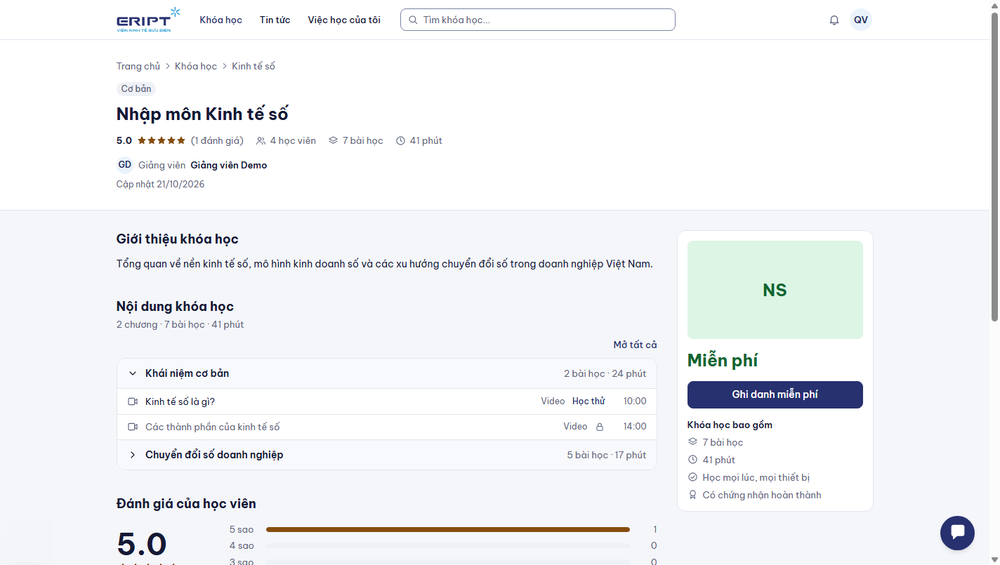
#> input picture docs/huong-dan/img/chung-chi-tiet-khoa-hoc.png, 1000 x 565 px, shrunk from 1424 x 805 before the run; its folder holds only this picture in this run
$ python clean-images.py
#> lines starting #> are read from the running program, lines starting #| are printed output that depends on the picture; after the words box and inside, x2 and y2 are one past the last pixel; in counts of white or black regions, pixels touching at a corner belong together
"""Tidy the guide screenshots in place: paint over the Next.js dev badge (round "N" button, bottom-left) with the page
background and trim the empty band under the content. Safe to run again.

    PTIT_ERIPT_AI/.venv/Scripts/python PTIT_ERIPT_API/docs/huong-dan/clean-images.py
"""
import sys
from pathlib import Path

from PIL import Image, ImageChops

IMG = Path(__file__).resolve().parent / "img"
PAD = 28  # keep a little breathing room under the last content row


def clean(path: Path) -> bool:
    im = Image.open(path).convert("RGB")
#> im is the input picture: PIL image 1000x565 RGB; mean R, G, B 242.1, 243.8, 246
    w, h = im.size
#> w = 1000; h = 565
    # the dev badge sits ~20px from the left edge and ~20px from the bottom of the viewport
    bg_side = im.getpixel((6, max(0, h - 8)))
#> bg_side = (243, 245, 249)
    x0, y0, x1, y1 = 8, h - 66, 76, h - 4
#> x0 = 8; y0 = 499; x1 = 76; y1 = 561
    if y0 > 0:
        im.paste(bg_side, (x0, y0, x1, y1))
    # main page background: sample the bottom-right corner, which is always empty page
    bg = im.getpixel((w - 4, h - 4))
#> bg = (249, 249, 249)
    diff = ImageChops.difference(im, Image.new("RGB", im.size, bg)).convert("L").point(lambda v: 255 if v > 12 else 0)
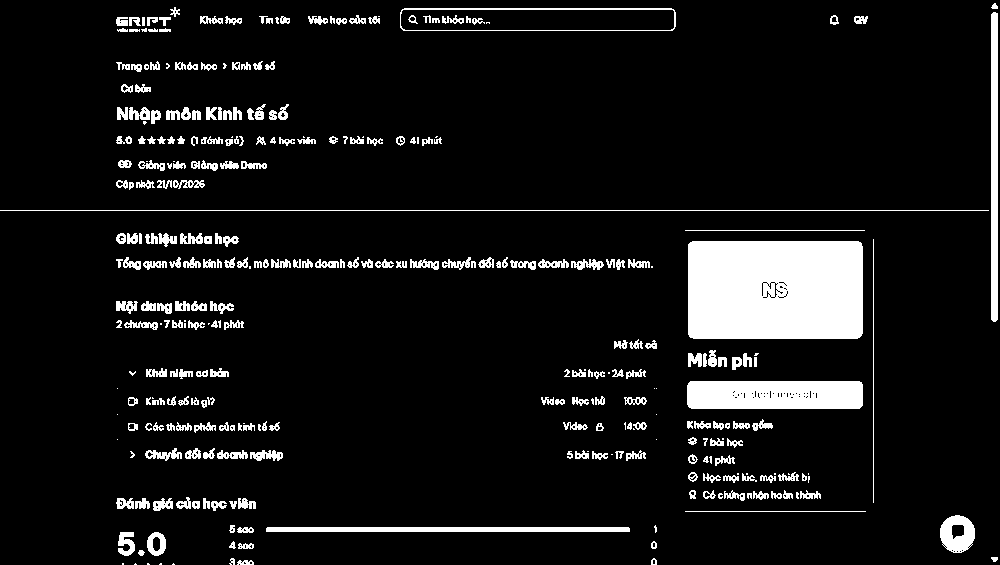
#> diff: PIL image 1000x565 L; 8.6% white; 324 white regions (56 under 20 px), largest, box (x1, y1, x2, y2) and area: (688, 241, 863, 339) 17010, (687, 381, 863, 409) 4825, (991, 12, 998, 322) 2159
    # ignore the sidebar column (it is a different colour all the way down): look at the content area only
    content = diff.crop((230, 0, w, h))
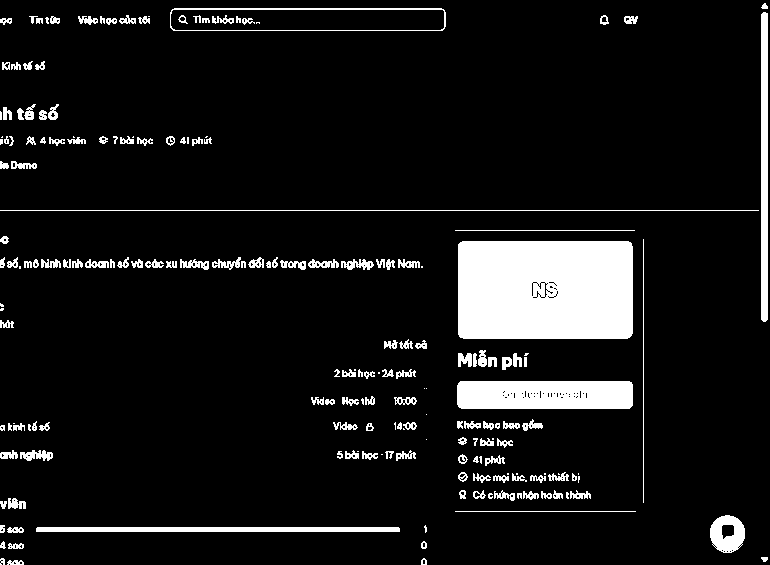
#> content: PIL image 770x565 L; 9% white; 195 white regions (38 under 20 px), largest, box (x1, y1, x2, y2) and area: (458, 241, 633, 339) 17010, (457, 381, 633, 409) 4825, (761, 12, 768, 322) 2159
    box = content.getbbox()
#> box = (0, 3, 768, 565)
    if not box:
        return False
    bottom = min(h, box[3] + PAD)
#> bottom = 565
    if bottom >= h - 4:
        im.save(path)
        return False
    im.crop((0, 0, w, bottom)).save(path)
    return True


if __name__ == "__main__":
    sys.stdout.reconfigure(encoding="utf-8")
    n = 0
    for p in sorted(IMG.glob("*.png")):
        if clean(p):
            n += 1
    print(f"{n} ảnh đã cắt bớt phần trắng thừa")

$ run again, on docs/huong-dan/img/chung-quen-mat-khau.png
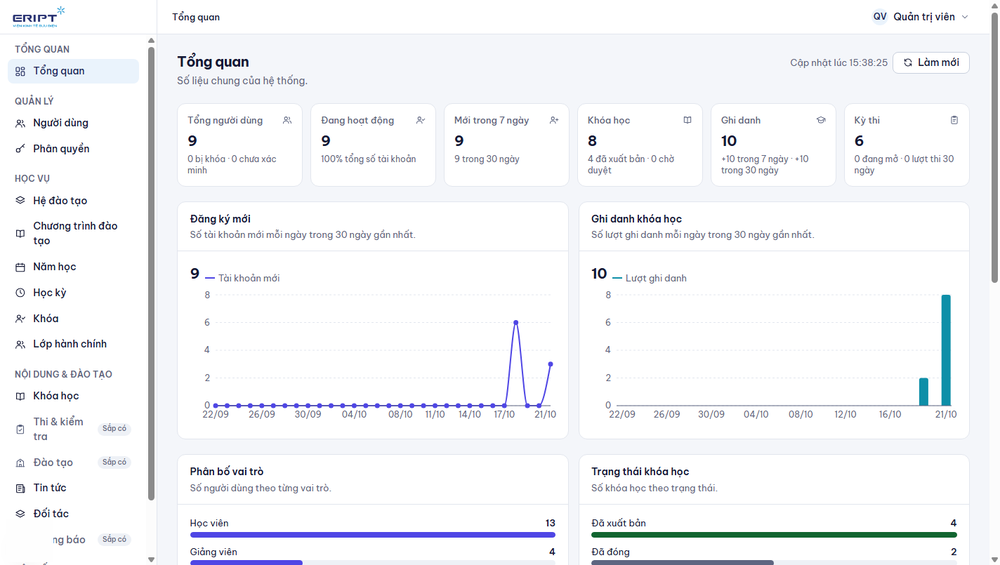
#> input picture docs/huong-dan/img/chung-quen-mat-khau.png, 1000 x 565 px, shrunk from 1424 x 805 before the run
#> in clean, im is the input picture: PIL image 1000x565 RGB; mean R, G, B 244.4, 245.6, 248
#> bg_side = (254, 254, 254)
#> bg = (249, 249, 249)
#> in clean, `diff = ImageChops.difference(im, Image.new("RGB", im.size, bg)).conver..`:
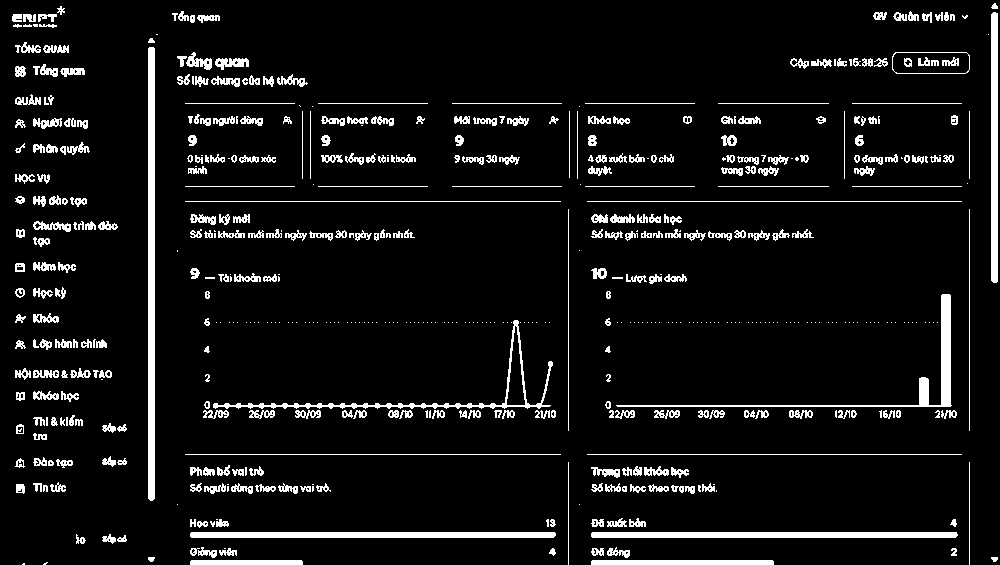
#> diff: PIL image 1000x565 L; 7.4% white; 550 white regions (198 under 20 px), largest, box (x1, y1, x2, y2) and area: (148, 47, 155, 501) 3170, (591, 532, 958, 538) 2195, (190, 532, 556, 538) 2190
#> in clean, `content = diff.crop((230, 0, w, h))`:
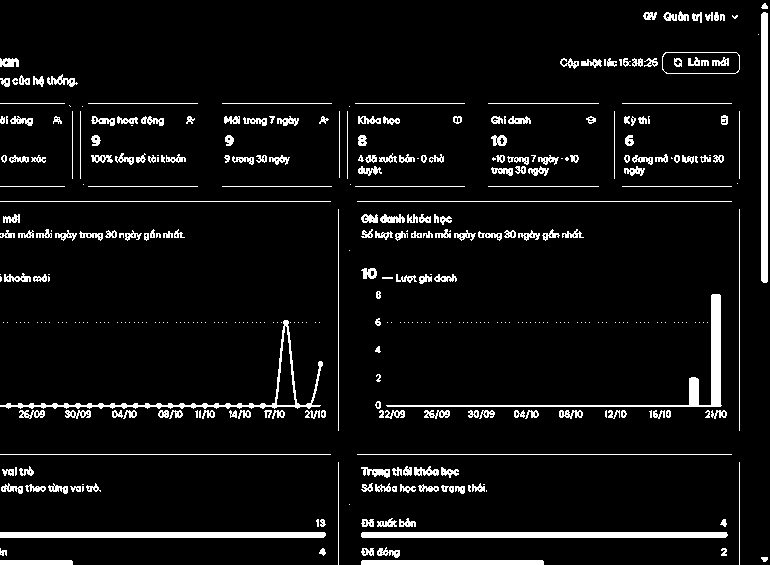
#> content: PIL image 770x565 L; 6.5% white; 394 white regions (174 under 20 px), largest, box (x1, y1, x2, y2) and area: (361, 532, 728, 538) 2195, (386, 294, 722, 407) 2052, (0, 532, 326, 538) 1952
#> box = (0, 3, 768, 565)
#> bottom = 565

$ run again, on docs/huong-dan/img/chung-tin-tuc.png
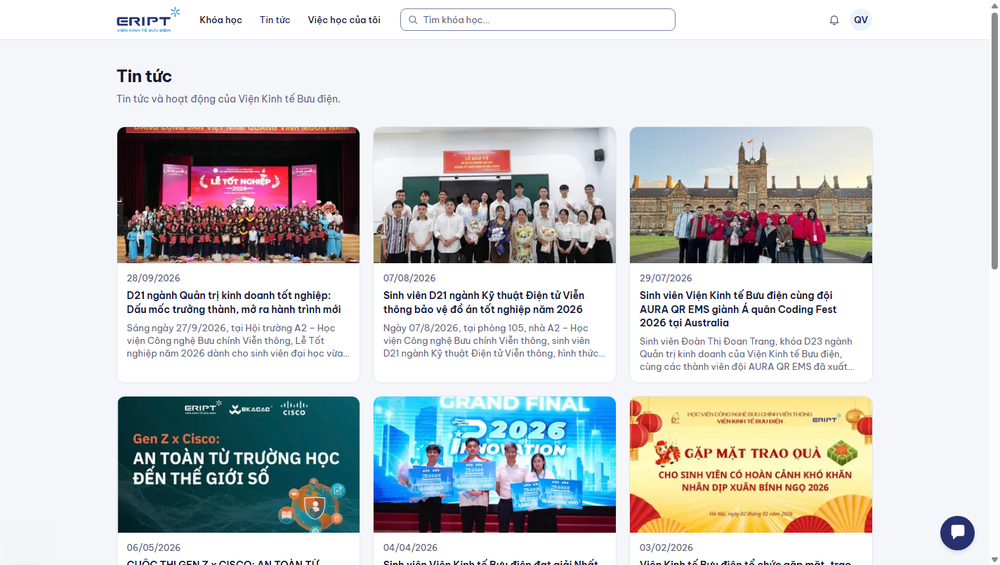
#> input picture docs/huong-dan/img/chung-tin-tuc.png, 1000 x 565 px, shrunk from 1424 x 805 before the run
#> in clean, im is the input picture: PIL image 1000x565 RGB; mean R, G, B 202.4, 204.5, 205.1
#> bg_side = (243, 245, 249)
#> bg = (249, 249, 249)
#> in clean, `diff = ImageChops.difference(im, Image.new("RGB", im.size, bg)).conver..`:
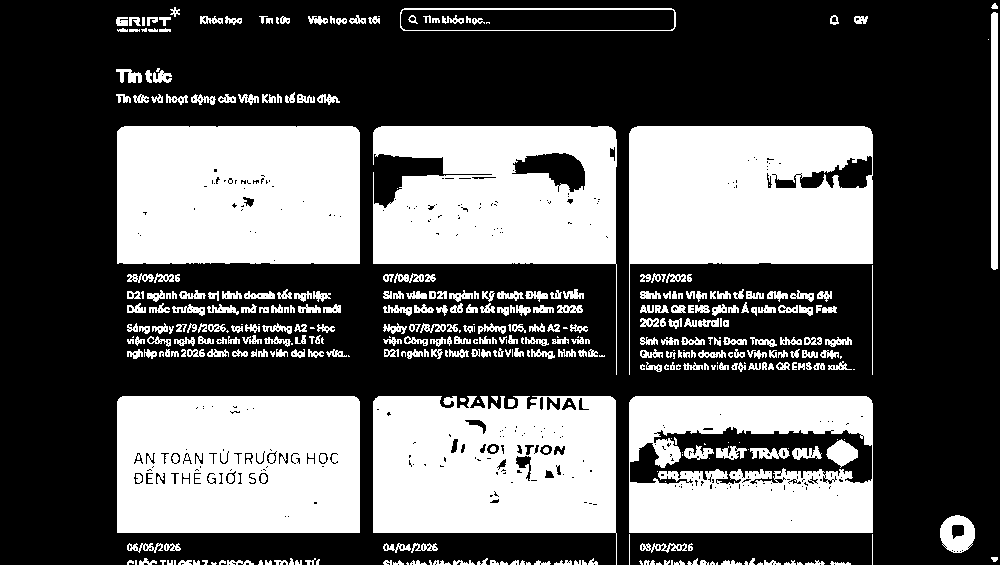
#> diff: PIL image 1000x565 L; 37.1% white; 402 white regions (84 under 20 px), largest, box (x1, y1, x2, y2) and area: (117, 126, 360, 264) 33209, (117, 396, 360, 533) 32254, (629, 126, 873, 375) 32233
#> in clean, `content = diff.crop((230, 0, w, h))`:
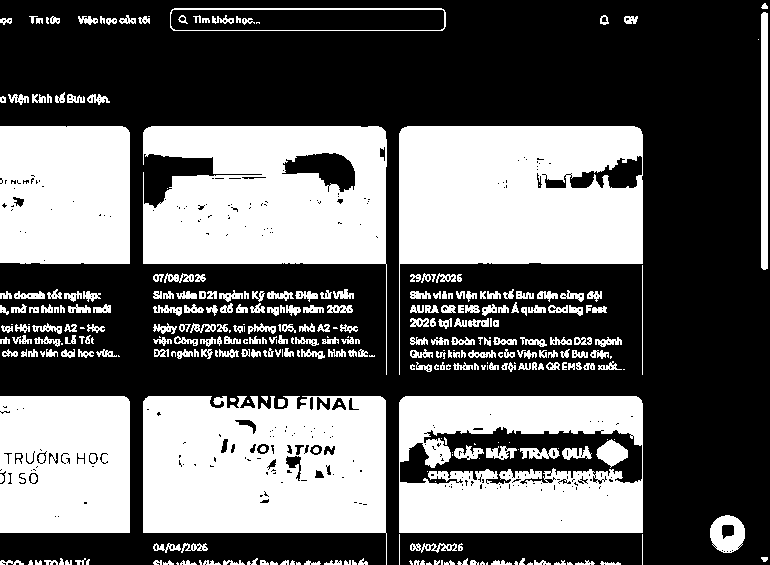
#> content: PIL image 770x565 L; 40.1% white; 332 white regions (75 under 20 px), largest, box (x1, y1, x2, y2) and area: (399, 126, 643, 375) 32233, (143, 396, 387, 565) 31307, (143, 126, 387, 375) 29713
#> box = (0, 3, 768, 565)
#> bottom = 565

$ run again, on docs/huong-dan/img/chung-trang-chu.png
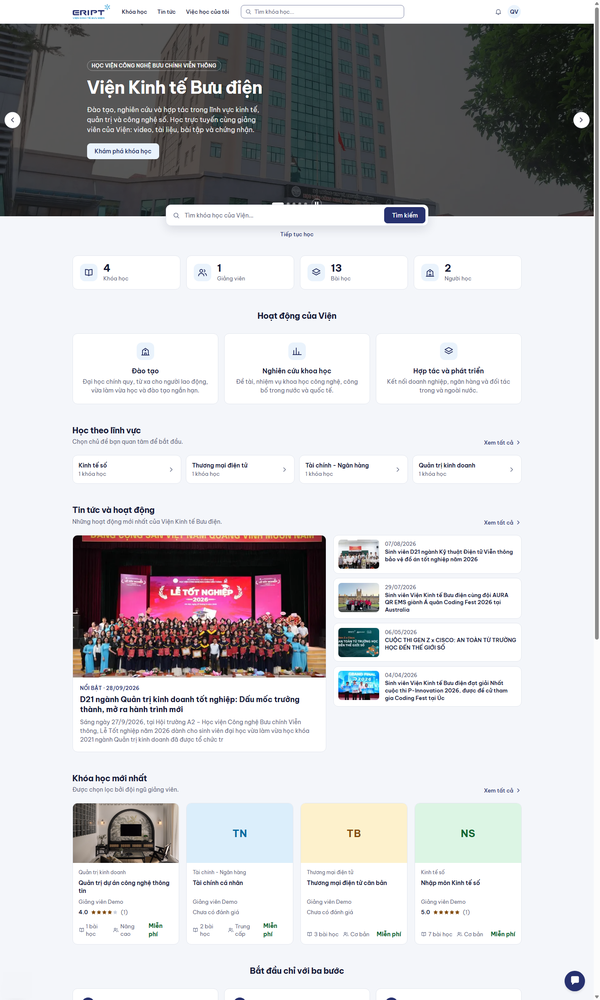
#> input picture docs/huong-dan/img/chung-trang-chu.png, 600 x 1000 px, shrunk from 1440 x 2400 before the run
#> in clean, im is the input picture: PIL image 600x1000 RGB; mean R, G, B 198.2, 197.7, 200.1
#> bg_side = (243, 245, 249)
#> bg = (125, 125, 125)
#> in clean, `diff = ImageChops.difference(im, Image.new("RGB", im.size, bg)).conver..`:
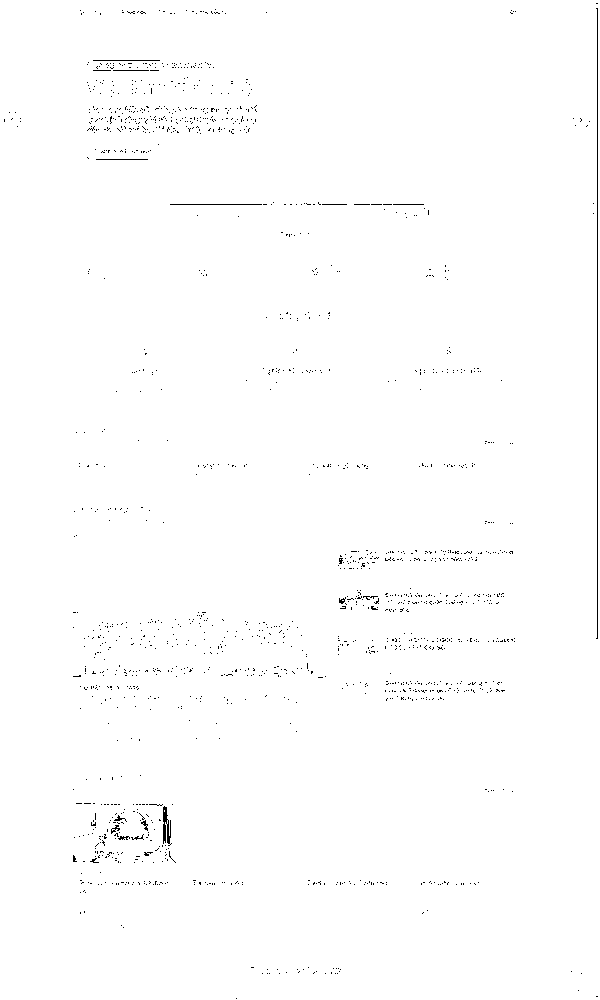
#> diff: PIL image 600x1000 L; 99.3% white; black in thin lines or dots
#> in clean, `content = diff.crop((230, 0, w, h))`:
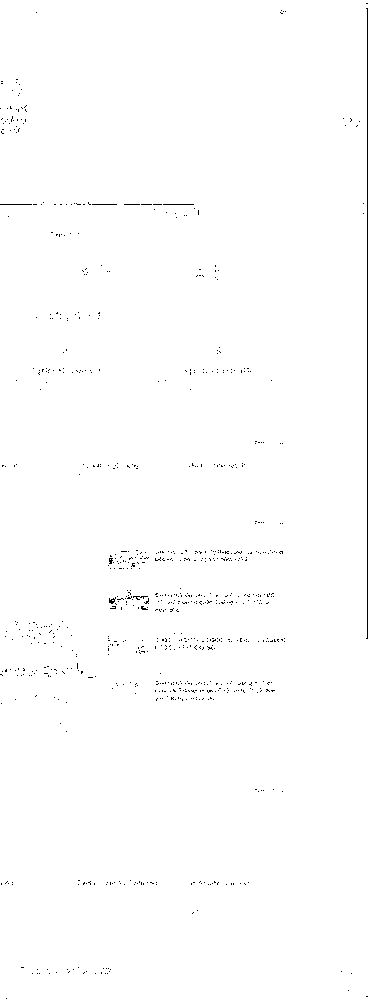
#> content: PIL image 370x1000 L; 99.4% white; black in thin lines or dots
#> box = (0, 0, 370, 1000)
#> bottom = 1000
